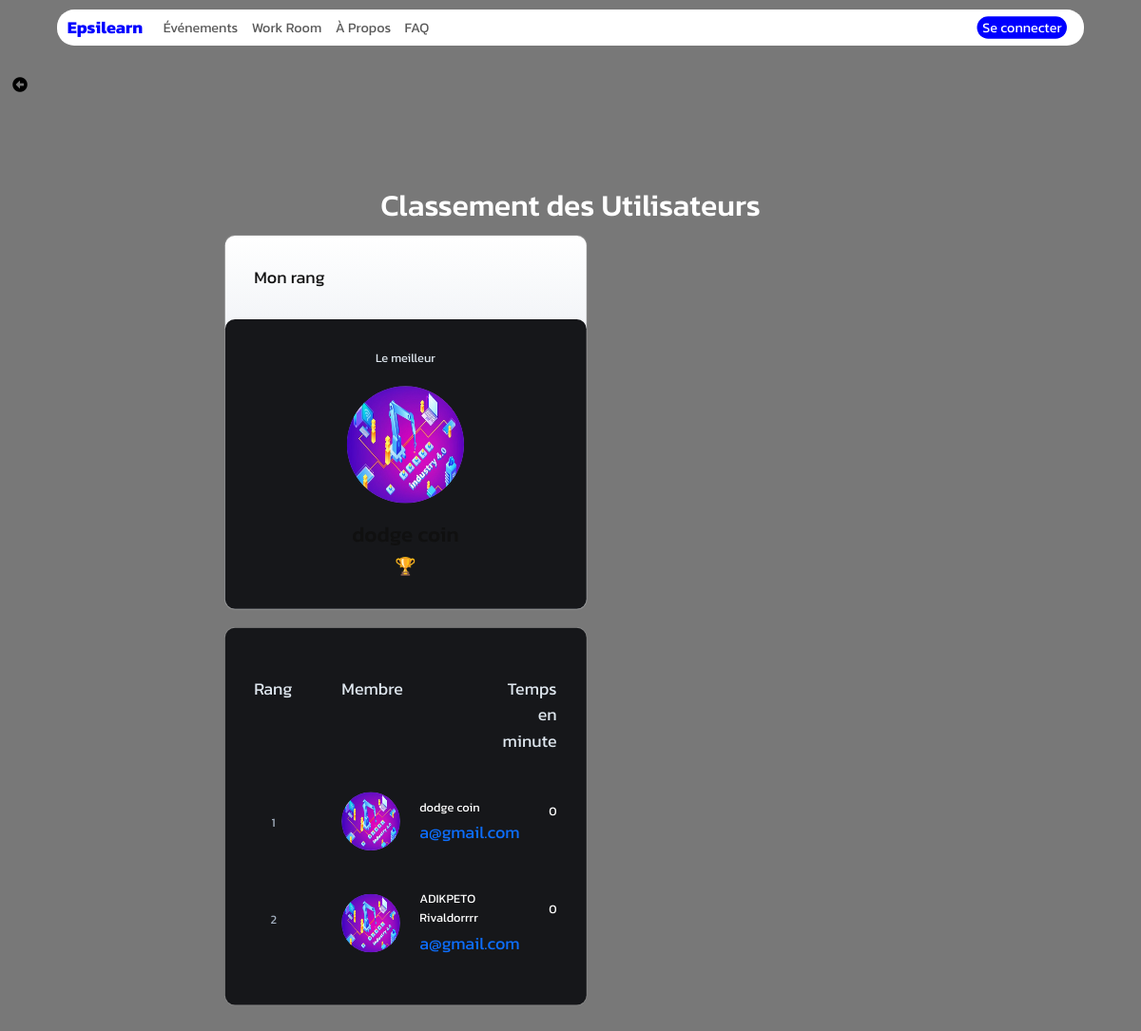
/classementpomodoro, run on an earlier commit of the app's database.
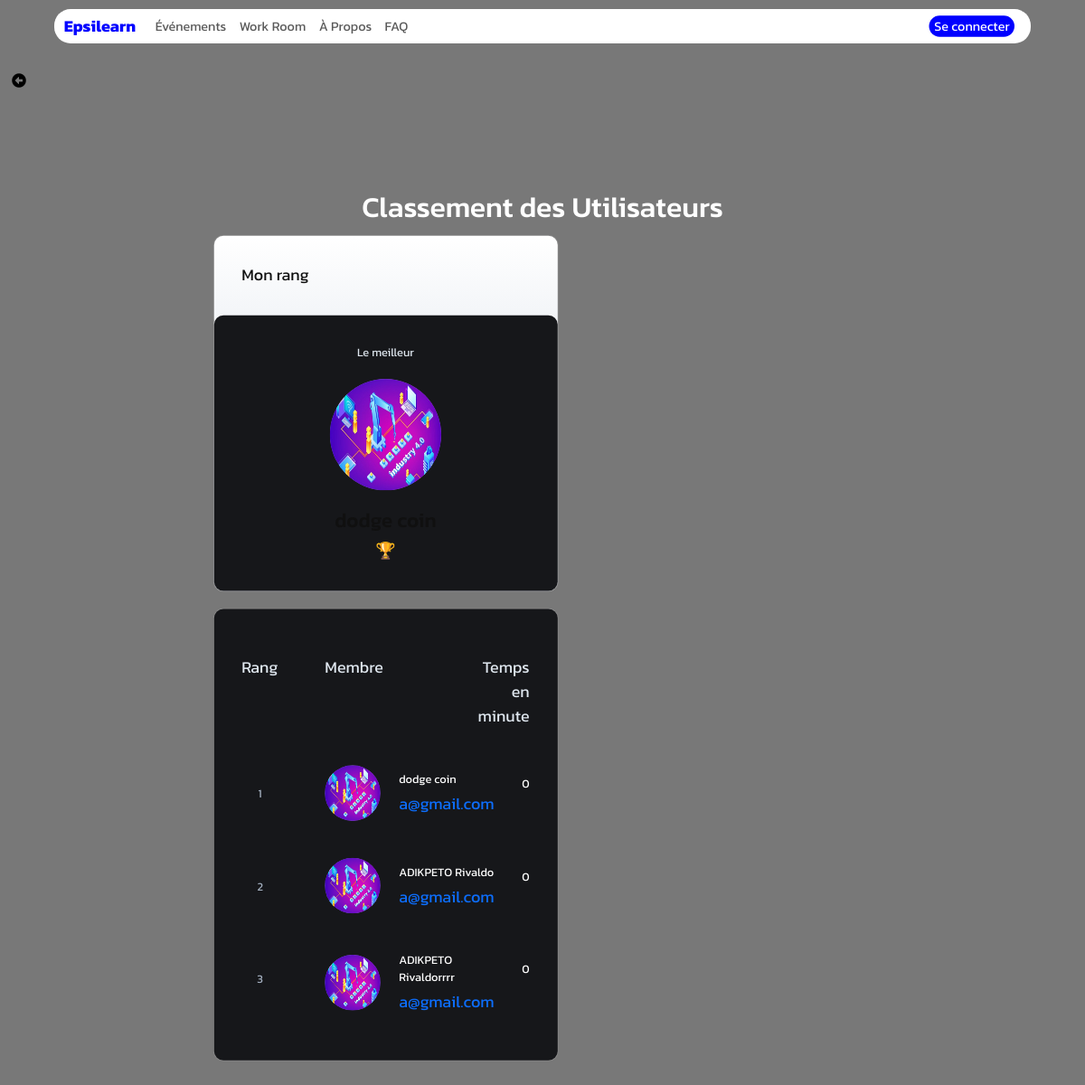
And on a later commit of the database.
### App/Models/models.py (models this page shows, shortened)
class User(db.Model):
    id = db.Column(db.Integer, primary_key=True)
    nom = db.Column(db.String(50))
    prenom = db.Column(db.String(50))
    nationalite = db.Column(db.String(50))
    mail = db.Column(db.String(50))
    code = db.Column(db.String(50))
    pseudo=db.Column(db.String(200))
    date_naiss=db.Column(db.DateTime)
    ter = db.Column(db.String(50),default="non")
    age=db.Column(db.Integer)
    confirmer = db.Column(db.String(50),default="non")
    mdp=db.Column(db.String(50))
    photo=db.Column(db.String(50),default="static/Profil/unknown.jpg")
    password_reset_token = db.Column(db.String(100))
    password_reset_expiration = db.Column(db.DateTime)
    role=db.Column(db.String(200))
    etudiant= db.relationship('Etudiant', backref='acces_etudiant', foreign_keys='Etudiant.id_user_e')
    prof= db.relationship('Prof', backref='acces_prof', foreign_keys='Prof.id_user_p')
    autre= db.relationship('Autre', backref='acces_autre', foreign_keys='Autre.id_user_a')

### App/Pomodoro/routes_pomodoro.py (the view)
@PomodoroBp.route('/classementpomodoro')
def classement():
    try:
        userid = session.get('userid')
        classement_users = db.session.query(
            Pomodoro.id_utilisateur,
            User.photo,
            User.mail,
            Pomodoro.time
        ).group_by(Pomodoro.id_utilisateur).order_by(db.desc('time')).all()
        classement_data = []
        for index, (user_id, photo,mail,total_time) in enumerate(classement_users, start=1):
            user = User.query.get(user_id)
            classement_data.append({
                'index':index,
                'id':user_id,
                'nom': user.nom,
                'prenom': user.prenom,
                'mail':mail,
                'temps_effectue': total_time,
                'phot':photo
            })
    except Exception as e:
        render_template('error.html')
    return render_template('classementpomodoro.html', classement_data=classement_data,userid=userid)

### App/Pomodoro/templates/classementpomodoro.html (shortened to what this page needs)
{% extends "base.html" %}
    {% block content %}
<a href="/pomodoro" class="btn btn" style="margin-top: 30px;color: rgb(0, 0, 0);"><i class="fa fa-arrow-alt-circle-left"></i></a>
<div class="l-wrapper " style="scale: 0.8;margin-top: -50px;">
    <h1 class="text-center">Classement des Utilisateurs</h1>
    <div class="l-grid mt-3">
      <div class="l-grid__item l-grid__item--sticky">
        <div class="c-card u-bg--light-gradient u-text--dark">
          <div class="c-card__body">
            <div class="u-display--flex u-justify--space-between">
              <div class="u-text--left">
                <div class="u-text--small">Mon rang</div>
            </div>
          </div>
        </div>
        <div class="c-card">
          <div class="c-card__body">
            <div class="u-text--center" id="winner">
                <div class="u-text-small u-text--medium u-mb--16">Le meilleur</div>
                <img class="c-avatar c-avatar--lg" src="{{classement_data[0].phot}}"/>
                <h3 class="u-mt--16">{{ classement_data[0].nom }} {{ classement_data[0].prenom }}</h3>
                <span class="u-text--teal u-text--small">🏆</span>
            </div>
          </div>
        </div>
      </div>
      <div class="l-grid__item">
        <div class="c-card">
          <div class="c-card__body">
            <ul class="c-list" id="list">
              <li class="c-list__item">
                <div class="c-list__grid">
                  <div class="u-text--left u-text--small u-text--medium">Rang</div>
                  <div class="u-text--left u-text--small u-text--medium">Membre</div>
                  <div class="u-text--right u-text--small u-text--medium">Temps en minute</div>
                </div>
              </li>
              {% for data in classement_data %}
              <li class="c-list__item">
                <div class="c-list__grid">
                    <div class="c-flag c-place u-bg--transparent">{{data.index }}</div>
                    <div class="c-media">
                      <img class="c-avatar c-media__img" src="../{{data.phot}}" />
                      <div class="c-media__content">
                        <div class="c-media__title">{{ data.nom }} {{ data.prenom }}</div>
                        <a class="c-media__link u-text--small"  target="_blank" style="text-decoration: none;">{{ data.mail}} </a>
                      </div>
                    </div>
                    <div class="u-text--right c-kudos">
                      <div class="u-mt--8">
                        {{ data.temps_effectue }}
                      </div>
                    </div>
                  </div>
              </li>
              {% endfor %}
            </ul>
          </div>
        </div>
      </div>
    </div>
  </div>
  {% endblock %}

What changed in the data, as far as the page shows it:
now on this page (row edited): User: index "2", nom "ADIKPETO", prenom "Rivaldo", mail "a@gmail.com", temps_effectue "0"
changed User "a@gmail.com": index "2" → "3"
